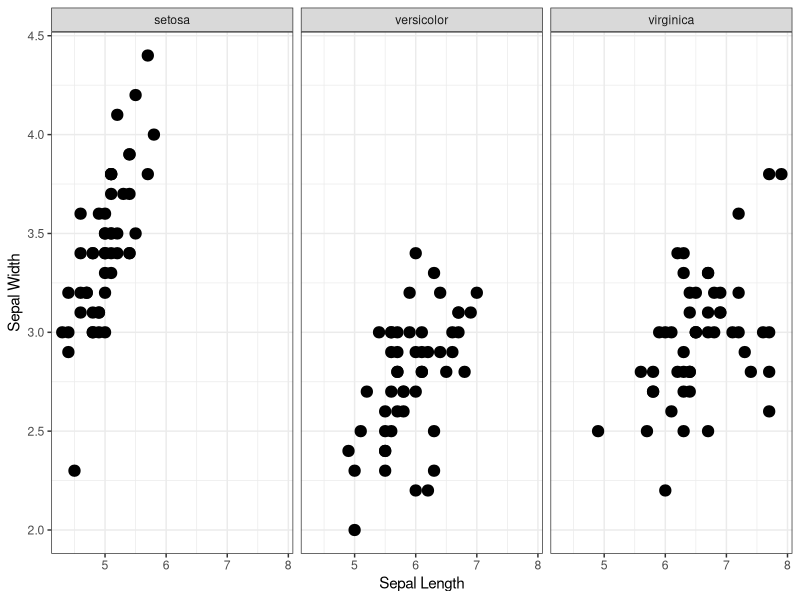
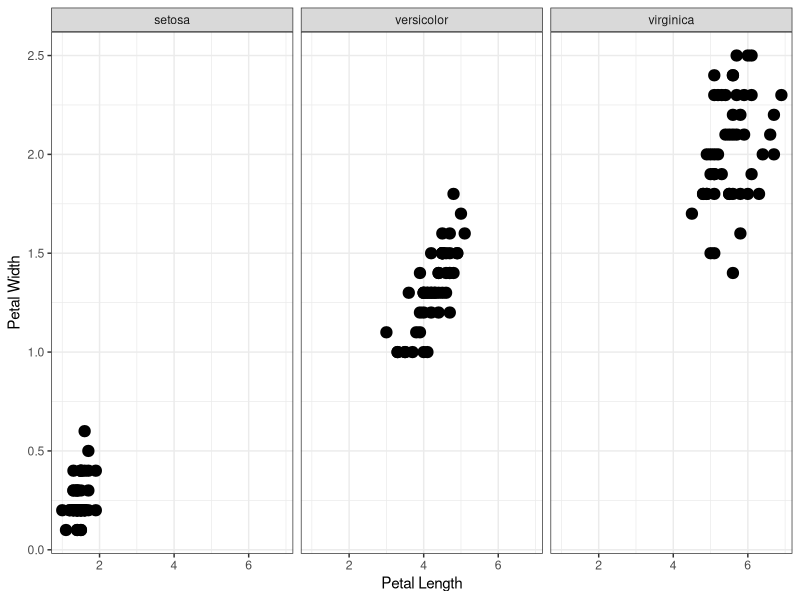
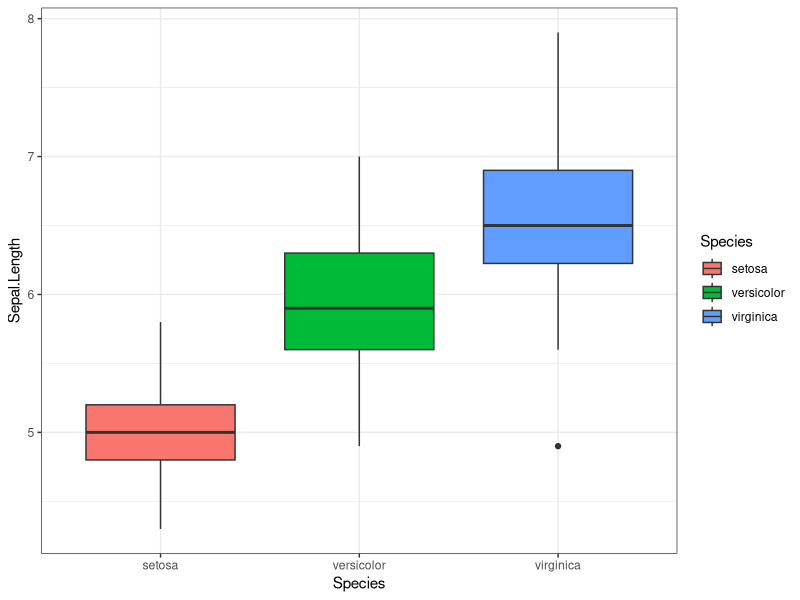
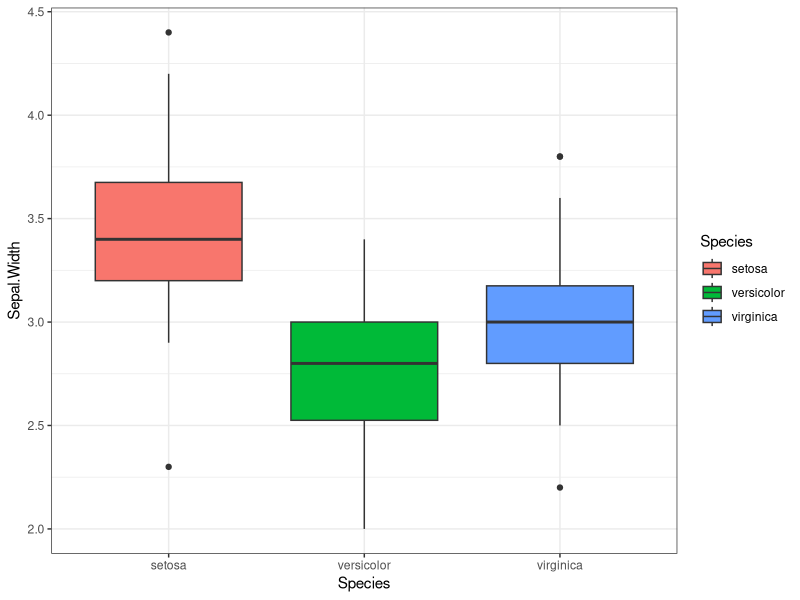
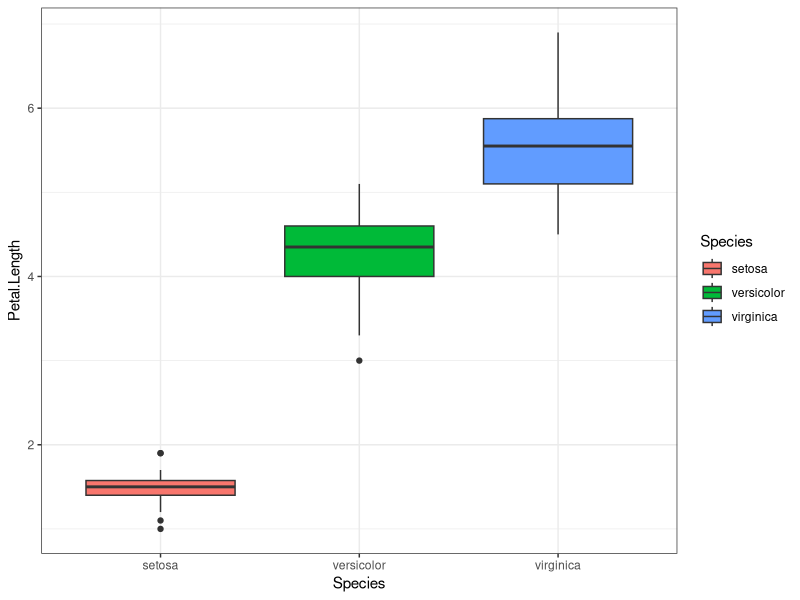
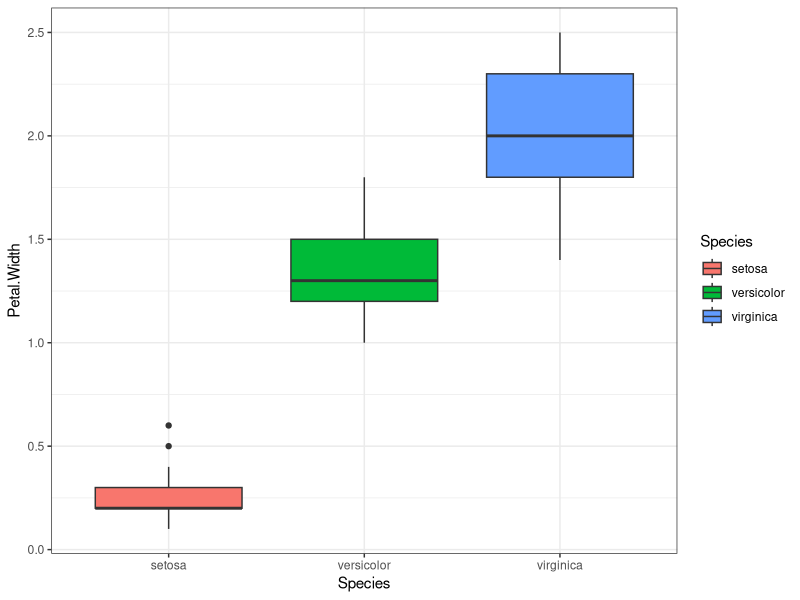
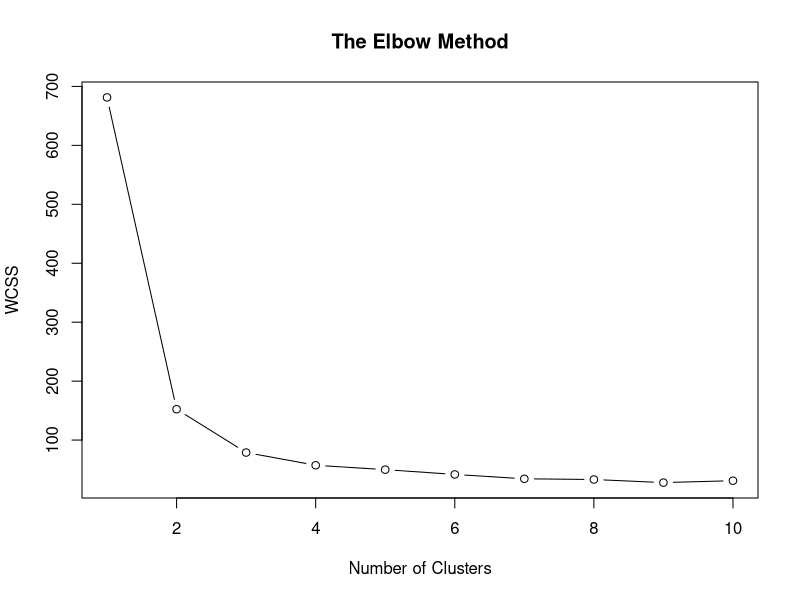
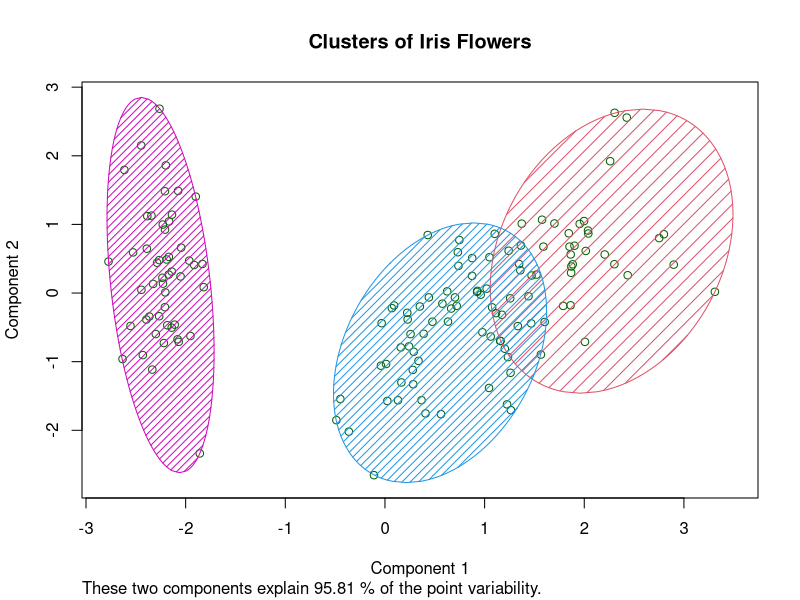

Reproduce these figures in R, in order.
## ---- chunk 1
library(tidyverse)
library(cluster)
library(reshape2)
## ---- chunk 2
mydata <- iris

glimpse(mydata)
head(mydata)

ggplot(mydata)+
 geom_point(aes(x = Sepal.Length, y = Sepal.Width), stroke = 2)+
 facet_wrap(~ Species)+ 
 labs(x = 'Sepal Length', y = 'Sepal Width')+
 theme_bw()


ggplot(mydata)+
 geom_point(aes(x = Petal.Length, y = Petal.Width), stroke = 2)+
 facet_wrap(~ Species)+ 
 labs(x = 'Petal Length', y = 'Petal Width')+
 theme_bw()


ggplot(mydata)+
 geom_boxplot(aes(x = Species, y = Sepal.Length, fill = Species))+
 theme_bw()
ggplot(mydata)+
 geom_boxplot(aes(x = Species, y = Sepal.Width, fill = Species))+
 theme_bw()
ggplot(mydata)+
 geom_boxplot(aes(x = Species, y = Petal.Length, fill = Species))+
 theme_bw()
ggplot(mydata)+
 geom_boxplot(aes(x = Species, y = Petal.Width, fill = Species))+
 theme_bw()
## ---- chunk 3

set.seed(123) # for reproduction
wcss <- vector()
for (i in 1:10) wcss[i] <- sum(kmeans(mydata[, -5], i)$withinss)
plot(1:10,
 wcss,
 type = 'b',
 main = paste('The Elbow Method'),
 xlab = 'Number of Clusters',
 ylab = 'WCSS'
)

set.seed(123)
km <- kmeans( x = mydata[, -5] , centers = 3)
yclus <- km$cluster
table(yclus)


clusplot(mydata[, -5],
 yclus,
 lines = 0,
 shade = TRUE,
 color = TRUE,
 labels = 0,
 plotchar = FALSE,
 span = TRUE,
 main = paste('Clusters of Iris Flowers')
)

mydata$cluster.kmean <- yclus
cm <- table(mydata$Species, mydata$cluster.kmean)
cm

mtable <- melt(cm)
ggplot(mtable)+
 geom_tile(aes(x = Var1, y = Var2, fill = value))+
 labs(x = 'Species', y = 'kmeans Cluster')+
 theme_bw()
